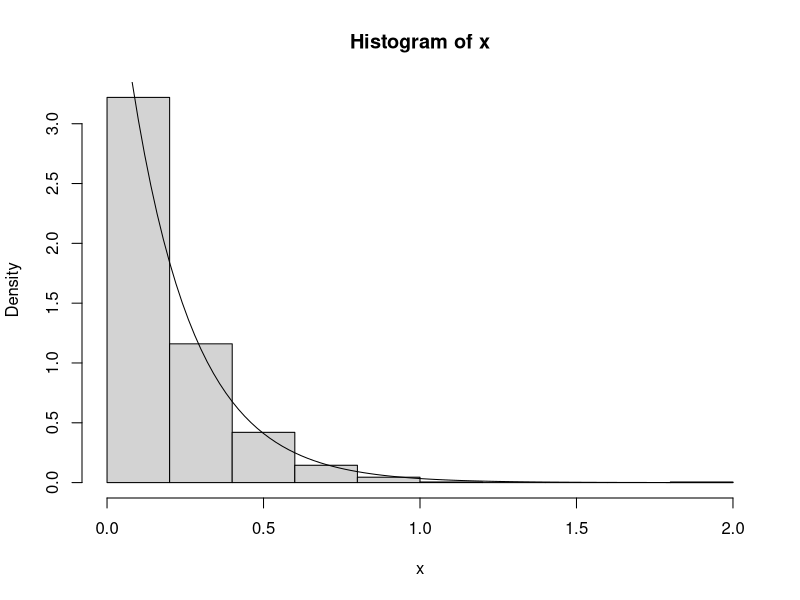
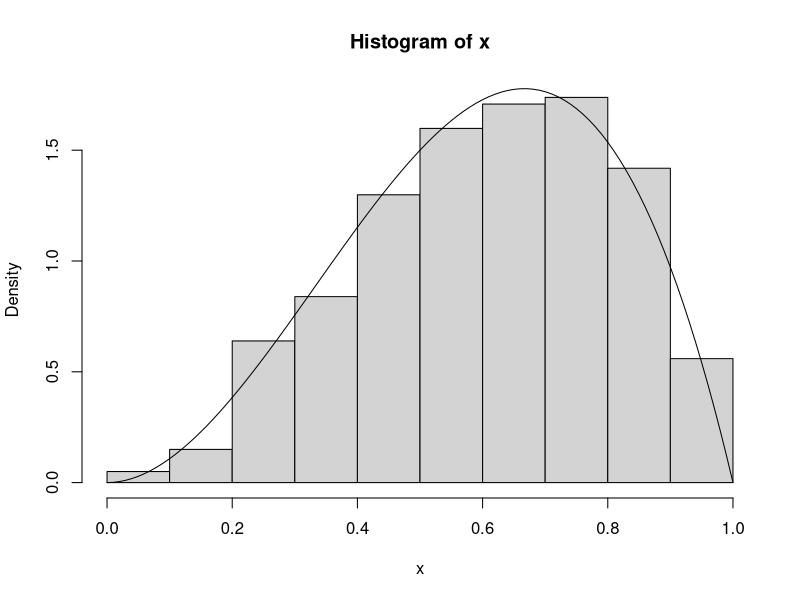
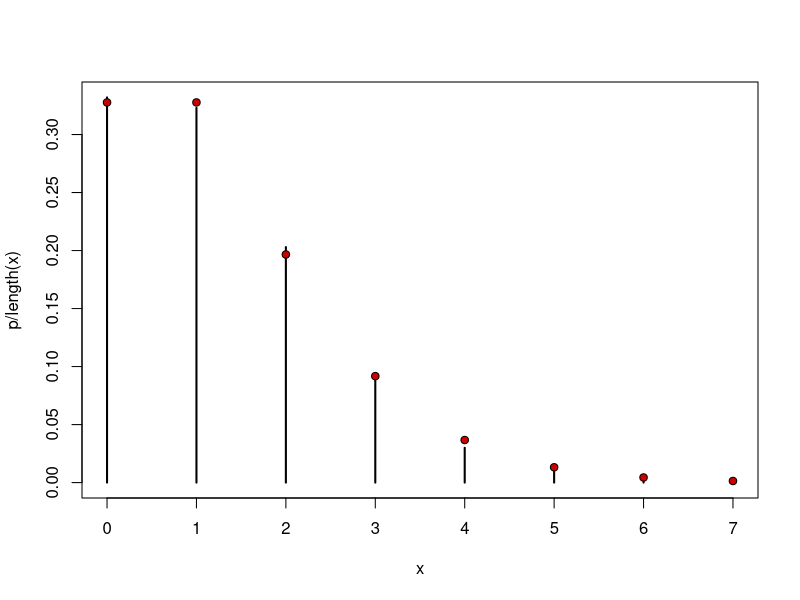
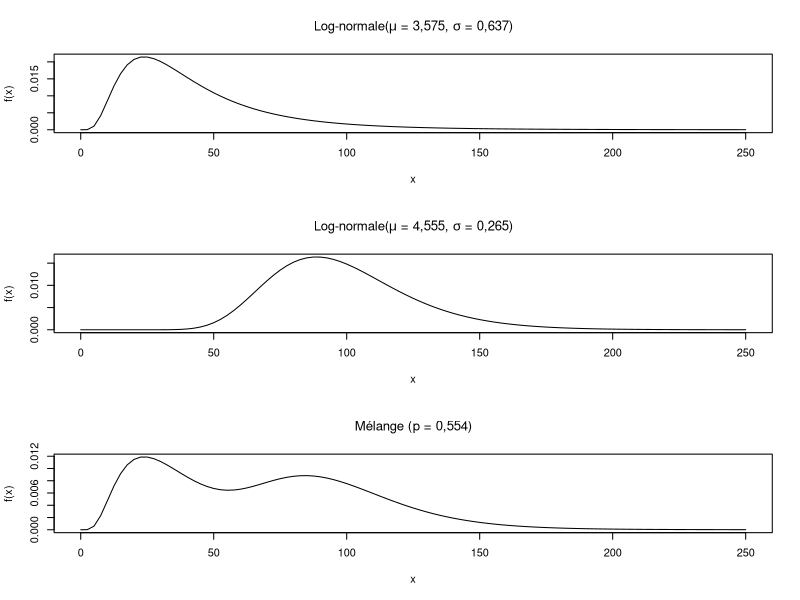
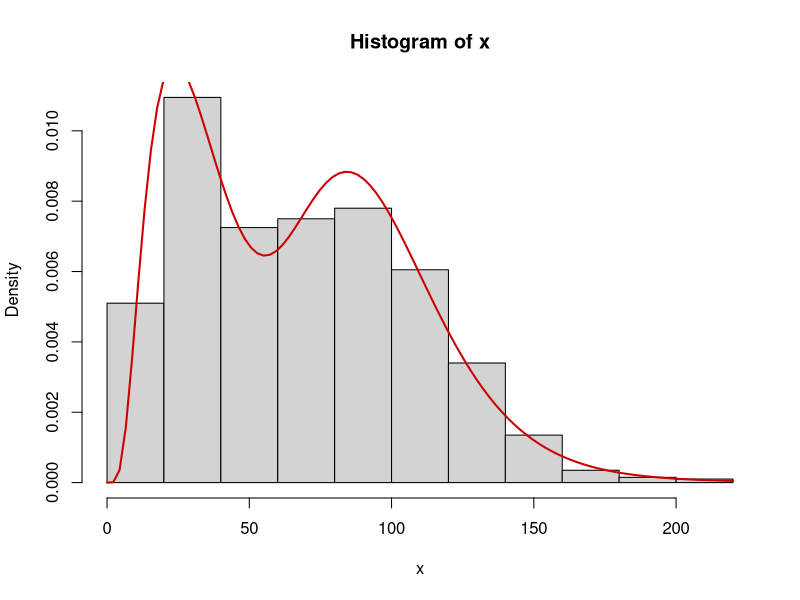
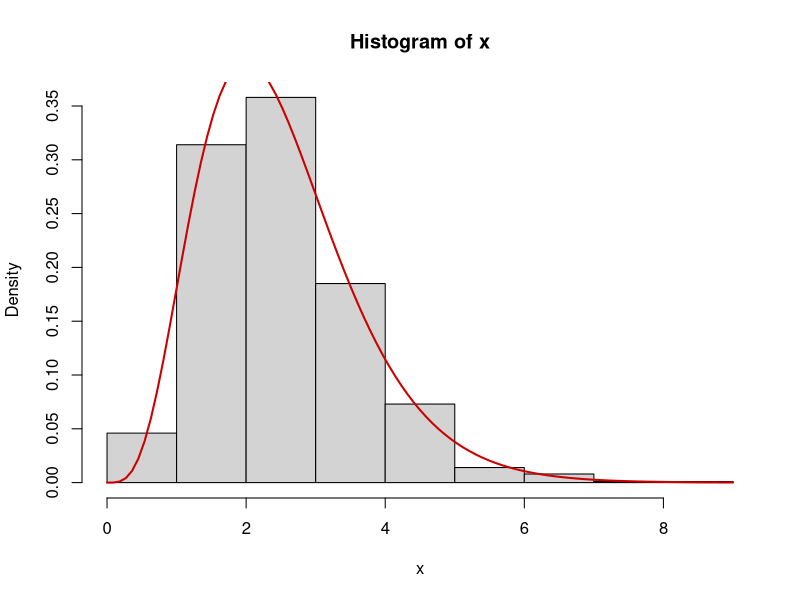

Generate these figures, in order, with R:
### Emacs: -*- coding: utf-8; fill-column: 62; comment-column: 27; -*-
##
## Copyright (C) 2018 Vincent Goulet
##
## Ce fichier fait partie du projet «Méthodes numériques en actuariat»
## http://github.com/vigou3/methodes-numeriques-en-actuariat
##
## Cette création est mise à disposition selon le contrat
## Attribution-Partage dans les mêmes conditions 4.0
## International de Creative Commons.
## http://creativecommons.org/licenses/by-sa/4.0/

###
### EXEMPLE 8.1
###

## Simulation un échantillon aléatoire d'une distribution
## exponentielle par la méthode de l'inverse.
lambda <- 5
x <- -log(runif(1000))/lambda

## Pour faire une petite vérification, on va tracer
## l'histogramme de l'échantillon et y superposer la véritable
## densité d'une exponentielle de paramètre lambda. Les deux
## graphiques devraient concorder.

## Tracé de l'histogramme. Il faut spécifier l'option 'prob =
## TRUE' pour que l'axe des ordonnées soit gradué en
## probabilités plutôt qu'en nombre de données. Sinon, le
## graphique de la densité que l'on va ajouter dans un moment
## n'apparaîtra pas sur le graphique.
hist(x, prob = TRUE) # histogramme gradué en probabilités

## Pour ajouter la densité, on a la très utile fonction
## curve() pour tracer une fonction f(x) quelconque. Avec
## l'option 'add = TRUE', le graphique est ajouté au graphique
## existant.
curve(dexp(x, rate = lambda), add = TRUE)

###
### EXEMPLE 8.4
###

## On trouvera ci-dessous une mise en oeuvre de l'algorithme
## d'acceptation-rejet pour simuler des observations d'une
## distribution Bêta(3, 2). La procédure est intrinsèquement
## itérative, alors nous devons utiliser une boucle. Il y a
## diverses manières de faire, j'ai ici utilisé une boucle
## 'repeat'; une autre mise en oeuvre est présentée dans les
## exercices.
##
## On remarque que le vecteur contenant les résultats est
## initialisé au début de la fonction pour éviter l'écueil de
## la «boîte à biscuits» expliqué à la section 4.5 du document
## de référence de la partie I.
rbeta.ar <- function(n)
{
    x <- numeric(n)        # initialisation du contenant
    g <- function(x)       # fonction enveloppante
        ifelse(x < 0.8, 2.5 * x, 10 - 10 * x)
    Ginv <- function(x)    # l'inverse de son intégrale
        ifelse(x < 0.8, sqrt(0.8 * x), 1 - sqrt(0.2 - 0.2 * x))

    i <- 0                 # initialisation du compteur
    repeat
    {
        y <- Ginv(runif(1))
        if (1.2 * g(y) * runif(1) <= dbeta(y, 3, 2))
            x[i <- i + 1] <- y # assignation et incrément
        if (i > n)
            break          # sortir de la boucle repeat
    }
    x                      # retourner x
}

## Vérification empirique pour voir si ça marche.
x <- rbeta.ar(1000)
hist(x, prob = TRUE)
curve(dbeta(x, 3, 2), add = TRUE)

###
### FONCTIONS DE SIMULATION DANS R
###

## La fonction de base pour simuler des nombres uniformes est
## 'runif'.
runif(10)                  # sur (0, 1) par défaut
runif(10, 2, 5)            # sur un autre intervalle
2 + 3 * runif(10)          # équivalent, moins lisible

## R est livré avec plusieurs générateurs de nombres
## aléatoires. On peut en changer avec la fonction 'RNGkind'.
RNGkind("Wichmann-Hill")   # générateur de Excel
runif(10)                  # rien de particulier à voir
RNGkind("default")         # retour au générateur par défaut

## La fonction 'set.seed' est très utile pour spécifier
## l'amorce d'un générateur. Si deux simulations sont
## effectuées avec la même amorce, on obtiendra exactement les
## mêmes nombres aléatoires et, donc, les mêmes résultats.
## Très utile pour répéter une simulation à l'identique.
set.seed(1)                # valeur sans importance
runif(5)                   # 5 nombres aléatoires
runif(5)                   # 5 autres nombres
set.seed(1)                # réinitialisation de l'amorce
runif(5)                   # les mêmes 5 nombres que ci-dessus

## Plutôt que de devoir utiliser la méthode de l'inverse ou un
## autre algorithme de simulation pour obtenir des nombres
## aléatoires d'une loi de probabilité non uniforme, R fournit
## des fonctions de simulation pour bon nombre de lois. Toutes
## ces fonctions sont vectorielles. Ci-dessous, P == Poisson
## et G == Gamma pour économiser sur la notation.
n <- 10                    # taille des échantillons
rbinom(n, 5, 0.3)          # Binomiale(5, 0,3)
rbinom(n, 1, 0.3)          # Bernoulli(0,3)
rnorm(n)                   # Normale(0, 1)
rnorm(n, 2, 5)             # Normale(2, 25)
rpois(n, c(2, 5))          # P(2), P(5), P(2), ..., P(5)
rgamma(n, 3, 2:11)         # G(3, 2), G(3, 3), ..., G(3, 11)
rgamma(n, 11:2, 2:11)      # G(11, 2), G(10, 3), ..., G(2, 11)

## La fonction 'sample' sert pour simuler d'une distribution
## discrète quelconque. Le premier argument est le support de
## la distribution et le second, la taille de l'échantillon
## désirée. Par défaut, l'échantillonnage se fait avec remise
## et avec des probabilités égales sur tout le support.
sample(1:49, 7)            # numéros pour le 7/49
sample(1:10, 10)           # mélange des nombres de 1 à 10

## On peut échantillonner avec remise.
sample(1:10, 10, replace = TRUE)

## On peut aussi spécifier une distribution de probabilités
## non uniforme.
x <- sample(c(0, 2, 5), 1000, replace = TRUE,
            prob = c(0.2, 0.5, 0.3))
table(x)                   # tableau de fréquences

###
### AUTRES TECHNIQUES DE SIMULATION
###

## MÉLANGES CONTINUS

## Un mélange continu de deux variables aléatoires est créé
## lorsque l'on suppose qu'un paramètre d'une distribution f
## est une réalisation d'une autre variable aléatoire avec
## densité u, comme ceci:
##
## X|Theta = theta ~ f(x|theta)
##           Theta ~ u(theta)
##
## Ce genre de modèle est fréquent en analyse bayesienne et
## souvent utilisé en actuariat. Certaines lois de probabilité
## sont aussi uniquement définies en tant que mélanges.
##
## L'intérêt, ici, est d'obtenir des observations de la
## variable aléatoire non conditionnelle X. L'algorithme de
## simulation est simple:
##
## 1. Simuler un nombre theta de la distribution de Theta.
## 2. Simuler une valeur x de la distribution de
##    X|Theta = theta.
##
## Ce qu'il importe de remarquer dans l'algorithme ci-dessus,
## c'est que le paramètre de mélange (theta) change pour
## chaque observation simulée. Autrement il n'y a juste pas de
## mélange, on obtient simplement un échantillon de la
## distribution f(x|theta).
##
## Les mélanges continus sont simples à faire en R puisque les
## fonctions de simulation sont vectorielles. Par exemple,
## simulons 1000 observations du mélange
##
## X|Theta = theta ~ Poisson(theta)
##           Theta ~ Gamma(5, 4)
theta <- rgamma(1000, 5, 4) # 1000 paramètres de mélange...
x <- rpois(1000, theta)     # ... pour 1000 Poisson différentes

## On peut écrire le tout en une seule expression.
x <- rpois(1000, rgamma(1000, 5, 4))

## On peut démontrer que la distribution non conditionnelle de
## X est une binomiale négative de paramètres 5 et 4/(4 + 1) =
## 0,8. Faisons une vérification empirique. On calcule d'abord
## le tableau de fréquences des observations de l'échantillon
## avec la fonction 'table'. Il existe une méthode de 'plot'
## pour les tableaux de fréquences.
(p <- table(x))            # tableau de fréquences
plot(p/length(x))          # graphique

## On ajoute au graphique les masses de probabilités théoriques.
(xu <- unique(x))          # valeurs distinctes de x
points(xu, dnbinom(xu, 5, 0.8), pch = 21, bg = "red3")

## MÉLANGES DISCRETS

## Le mélange discret est un cas limite du mélange continu
## lorsque la distribution de Theta est une Bernoulli de
## paramètre p, c'est-à-dire que Pr[Theta = 1] = p. Le
## résultat du mélange est une distribution avec densité de la
## forme
##
## f(x) = p f1(x) + (1 - p) f2(x),
##
## où f1 et f2 sont deux densités quelconques. Les mélanges
## discrets sont très souvent utilisés pour créer de nouvelles
## distributions aux caractéristiques particulières que l'on
## ne retrouve pas chez les distributions d'usage courant.
##
## Par exemple, le mélange suivant de deux distributions
## log-normales résulte en une fonction de densité de
## probabilité bimodale, mais ayant néanmoins une queue
## similaire à celle d'une log-normale. Graphiquement:
op <- par(mfrow = c(3, 1)) # trois graphiques superposés
curve(dlnorm(x, 3.575, 0.637),
      xlim = c(0, 250),  ylab = "f(x)",
      main = expression(paste("Log-normale(",
          mu, " = 3,575, ", sigma, " = 0,637)")))
curve(dlnorm(x, 4.555, 0.265),
      xlim = c(0, 250), ylab = "f(x)",
      main = expression(paste("Log-normale(",
          mu, " = 4,555, ", sigma, " = 0,265)")))
curve(0.554 * dlnorm(x, 3.575, 0.637) +
      0.446 * dlnorm(x, 4.555, 0.265),
      xlim = c(0, 250),  ylab = "f(x)",
      main = expression(paste("Mélange (p = 0,554)")))
par(op)                    # revenir aux paramètres par défaut

## L'algorithme de simulation d'un mélange discret est
##
## 1. Simuler un nombre u uniforme sur (0, 1).
## 2. Si u <= p, simuler un nombre de f1(x), sinon simuler de
##    f2(x).
##
## La clé pour simuler facilement d'un mélange discret en R:
## réaliser que l'ordre des observations est sans importance
## et, donc, que l'on peut simuler toutes les observations de
## la première loi, puis toutes celles de la seconde loi. La
## seule chose dont il reste à tenir compte: le nombre
## d'observations qui provient de chaque loi; pour chaque
## observation, la probabilité qu'elle provienne de la
## première loi est p.
##
## Ici, on veut simuler des observations d'un mélange discret
## de deux lois log-normales, l'une de paramètres 3,575 et
## 0,637, l'autre de paramètres 4,555 et 0,265. Le paramètre
## de mélange est p = 0,554.
n <- 1000                  # taille de l'échantillon
n1 <- rbinom(1, n, 0.554)  # quantité provenant de la loi 1
x <- c(rlnorm(n1, 3.575, 0.637),     # observations de loi 1
       rlnorm(n - n1, 4.555, 0.265)) # observations de loi 2
hist(x, prob = TRUE)                 # histogramme
curve(0.554 * dlnorm(x, 3.575, 0.637) +
      0.446 * dlnorm(x, 4.555, 0.265),
      add = TRUE, lwd = 2, col = "red3") # densité théorique

## CONVOLUTIONS

## Une convolution est la somme de deux variables aléatoires
## indépendantes. De manière générale, une convolution est
## très compliquée à évaluer, même numériquement. Certaines
## convolutions sont toutefois bien connues:
##
## 1. une somme de Bernoulli est une binomiale;
## 2. une somme de géométriques est une binomiale négative;
## 3. une somme d'exponentielles est une gamma;
## 4. une somme de Poisson est une Poisson;
## 5. une somme de normales est une normale, etc.
##
## On peut utiliser ces résultats pour simuler des
## observations de certaines lois.
##
## Par exemple, pour simuler une observation d'une
## distribution Gamma(alpha, lambda), on peut sommer alpha
## observations d'une Exponentielle(lambda). Ces dernières
## sont obtenues par la méthode de l'inverse.
alpha <- 5
lambda <- 2
- sum(log(runif(alpha)))/lambda # une observation de la gamma

## Pour simuler un échantillon de taille n de la gamma, il
## faut simuler n * alpha observations de l'exponentielle. Il
## existe des algorithmes plus efficaces pour simuler d'une
## loi gamma.
n <- 1000                  # taille de l'échantillon
x <- - rowSums(matrix(log(runif(n * alpha)),
                      nrow = n))/lambda
hist(x, prob = TRUE)       # histogramme
curve(dgamma(x, alpha, lambda),
      add = TRUE, lwd = 2, col = "red3") # densité théorique

## La simulation peut aussi servir à estimer des
## caractéristiques de la distribution d'une convolution
## difficiles à calculer explicitement. Par exemple, supposons
## que l'on a
##
## X ~ Gamma(3, 4)
## Y ~ Gamma(5, 2)
##
## et que l'on souhaite calculer le 95e centile de X + Y. Il
## n'y a pas de solution explicite pour la distribution de X +
## Y puisque les deux lois gamma n'ont pas le même paramètre
## d'échelle (lambda). Procédons donc par simulation pour
## obtenir une approximation du résultat.
x <- rgamma(10000, 3, 4)   # échantillon de la première loi
y <- rgamma(10000, 5, 2)   # échantillon de la deuxième loi
quantile(x + y, 0.95)      # 95e centile de la convolution

## Il est laissé en exercice de faire le même calcul avec Excel.
